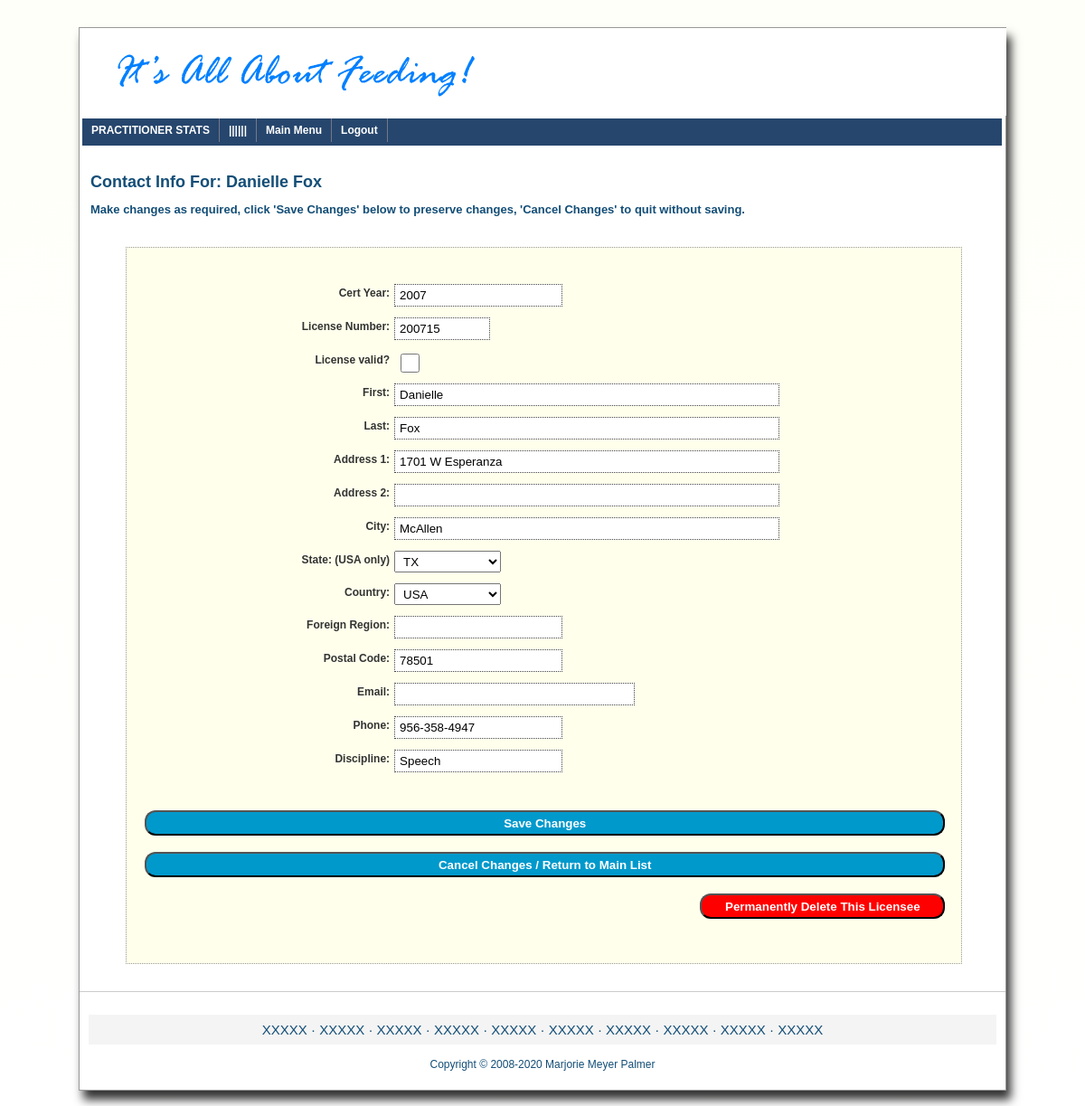
Screenshot of /support/index_app_licensees_edit.php?mid=536 (signed in) with the database file from the repository.
### tables this page shows
CREATE TABLE `apps_practitioners` (
  `id` int(10) NOT NULL,
  `cert_year` int(4) DEFAULT NULL,
  `cert_num` varchar(10) DEFAULT NULL,
  `lname` varchar(50) DEFAULT NULL,
  `fname` varchar(50) DEFAULT NULL,
  `addr1` varchar(100) DEFAULT NULL,
  `addr2` varchar(100) DEFAULT NULL,
  `city` varchar(100) DEFAULT NULL,
  `region_state` varchar(100) DEFAULT NULL,
  `country` varchar(100) DEFAULT NULL,
  `postal` varchar(100) DEFAULT NULL,
  `discipline` varchar(255) DEFAULT NULL,
  `phone` varchar(50) DEFAULT NULL,
  `email` varchar(100) DEFAULT NULL,
  `license` tinyint(1) DEFAULT NULL
);

### support/index_app_licensees_edit.php (the view, shortened to what this page needs)
<?php
include_once "_inc/_always.php";
include_once "_nav/nav_app_licensees_3.php";
$pageTitle    = "Contact Info For: ";
$pageSubTitle = "Make changes as required, click 'Save Changes' below to preserve changes, 'Cancel Changes' to quit without saving.";
$errorMsg     = array();
$showForm     = true;
$cert_num     = (isset($_POST["cert_num"])     && !empty($_POST["cert_num"]))     ? $_POST["cert_num"]     : "";
$cert_year    = (isset($_POST["cert_year"])    && !empty($_POST["cert_year"]))    ? $_POST["cert_year"]    : "";
$lname        = (isset($_POST["lname"])        && !empty($_POST["lname"]))        ? $_POST["lname"]        : "";
$fname        = (isset($_POST["fname"])        && !empty($_POST["fname"]))        ? $_POST["fname"]        : "";
$addr1        = (isset($_POST["addr1"])        && !empty($_POST["addr1"]))        ? $_POST["addr1"]        : "";
$addr2        = (isset($_POST["addr2"])        && !empty($_POST["addr2"]))        ? $_POST["addr2"]        : "";
$city         = (isset($_POST["city"])         && !empty($_POST["city"]))         ? $_POST["city"]         : "";
$state        = (isset($_POST["state "])       && !empty($_POST["state "]))       ? $_POST["state"]        : "";
$country      = (isset($_POST["country"])      && !empty($_POST["country"]))      ? $_POST["country"]      : "";
$region       = (isset($_POST["region "])      && !empty($_POST["region "]))      ? $_POST["region "]      : "";
$postal       = (isset($_POST["postal"])       && !empty($_POST["postal"]))       ? $_POST["postal"]       : "";
$discipline   = (isset($_POST["discipline"])   && !empty($_POST["discipline"]))   ? $_POST["discipline"]   : "";
$email        = (isset($_POST["email"])        && !empty($_POST["email"]))        ? $_POST["email"]        : "";
$phone        = (isset($_POST["phone"])        && !empty($_POST["phone"]))        ? $_POST["phone"]        : "";
$license      = (isset($_POST["license"])      && !empty($_POST["license"]))      ? $_POST["license"]      : 1;
if(isset($_REQUEST['mid'])) {
  $mid = $_REQUEST['mid'];
}
if($link = db_connect_site()) {
   if($result = mysqli_query($link,"SELECT * FROM $practitionersTBL WHERE id = $mid LIMIT 1")) {
      if (mysqli_num_rows($result) == 0) {
	     $errorMsg['dbf_empty1'] = "Database empty";
	  } else {
		  if(!isset($_REQUEST['ok']) || $_REQUEST['ok'] <> 1) {
             $row = mysqli_fetch_assoc($result);
			 $cert_num = $mnm = $row['cert_num'];
			 $cert_year       = $row['cert_year'];
			 $discipline      = $row['discipline'];
			 $fname           = $row['fname'];
			 $lname           = $row['lname'];
			 $addr1           = $row['addr1'];
			 $addr2           = $row['addr2'];
			 $city            = $row['city'];
			 $country         = $row['country'];
			 $state           = ($row['country'] == "USA") ? $row['region_state'] : '';
			 $region          = ($row['country'] <> "USA") ? $row['region_state'] : '';
			 $postal          = $row['postal'];
			 $email           = $row['email'];
			 $phone           = $row['phone'];
			 $license         = $row['license'];
			 $licChk = ($row['license'] == '1') ? "checked='checked'" : "";
		 }
	  }
   }
}
?>
<!DOCTYPE html>
<html>
<head>
<link href="_css/css_cms.css" rel="stylesheet" type="text/css">
<link href="_css/css_forms_cms.css" rel="stylesheet" type="text/css">
<link href="_css/css_nav_top.css" rel="stylesheet" type="text/css">
<?php
echo $jq_ui . "\n";
?>
</head>
<body>
<div id="playground">
  <div id='header'><?php showBigLogo(); ?></div>
  <div id='nav_box'>
     <div id='slidemenu' class='jqueryslidemenu'><?php showTopNav($topNav) ?></div>
  </div>
    <div id='content'>
       <?php
	   if(isset($pageTitle) && $pageTitle > '') {
          echo "<div class='pageTitle'>" . $pageTitle . " " . $fname . " " . $lname . "</div>\n";
	   }
       if(isset($pageSubTitle) && $pageSubTitle > '') {
          echo "<div class='pageSubTitle'>" . $pageSubTitle . "</div>\n";
	   }
	   if($showForm) {
		 echo str_repeat("<br>",2);
	   ?>
        <form id="form_members" action='<?php echo "{$_SERVER['PHP_SELF']}"?>' method="POST" accept-charset="utf-8" novalidate />
           <label for='cert_year'>Cert Year:</label>
           <input name="cert_year" type="text" value="<?php echo $cert_year ?>" size="20" maxlength="4">
           <label for='cert_num'>License Number:</label>
           <input name="cert_num" type="text" value="<?php echo $cert_num ?>" size="10" maxlength="10">
           <label for="license">License valid?</label>
           <input style='width:3%;' name='license' type='checkbox' value='<?php echo $license ?>' <?php echo $licChk ?> size='10' maxlength='5'>
           <label for='fname'>First:</label>
           <input name="fname" type="text" value="<?php echo $fname ?>" size="50" maxlength="50">
           <label for='lname'>Last:</label>
           <input name="lname" type="text" value="<?php echo $lname ?>" size="50" maxlength="50">
           <label for='addr1'>Address 1:</label>
           <input name="addr1" type="text" value="<?php echo $addr1 ?>" size="50" maxlength="100">
           <label for='addr2'>Address 2:</label>
           <input name="addr2" type="text" value="<?php echo $addr2 ?>" size="50" maxlength="100">
           <label for='city'>City:</label>
           <input name="city" type="text" value="<?php echo $city ?>" size="50" maxlength="50"><br>
           <label for='state'>State: (USA only)</label>
           <select name="state">
              <option value="<?php echo $state;?>"><?php echo $state;?></option>
           </select>
           <label for='country'>Country:</label>
           <select name="country">
             <option value="<?php echo $country;?>" SELECTED><?php echo $country;?></option>
            </select>
            <label for='region'>Foreign Region:</label>
            <input name="region" type="text" value="<?php echo $region ?>" size="20" maxlength="50">
            <label for='postal'>Postal Code:</label>
            <input name="postal" type="text" value="<?php echo $postal ?>" size="20" maxlength="15">
            <label for='email'>Email:</label>
            <input name="email" type="text" value="<?php echo $email ?>" size="30" maxlength="100">
            <label for='phone'>Phone:</label>
            <input name="phone" type="text" value="<?php echo $phone ?>" size="20" maxlength="20">
            <label for='discipline'>Discipline:</label>
            <input name="discipline" type="text" value="<?php echo $discipline ?>" size="20" maxlength="255">
            <div class='spacer_30'></div>
            <button type="submit" name="submit" value="submit">Save Changes</button><br>
            <button type="submit" name="cancel" value="submit">Cancel Changes / Return to Main List</button><br>
            <button type="submit" name="nuke" class="red_button" value="submit">Permanently Delete This Licensee</button><br>
            <div class='spacer_12'></div>
      <?php } ?>
    </div>
  <div id="footer">
  </div>
</div>
</body>
</html>

### support/_css/css_cms.css (style rules this page uses)
html, body, div, span, applet, object, iframe, h1, h2, h3, h4, h5, h6, p, blockquote, pre, a, abbr, acronym, address, big, cite, code, del, dfn, em, img, ins, kbd, q, s, samp, small, strike, strong, sub, sup, tt, var, b, u, i, center, dl, dt, dd, ol, ul, li, fieldset, form, label, legend, table, caption, tbody, tfoot, thead, tr, th, td, article, aside, canvas, details, embed, figure, figcaption, footer, header, hgroup, menu, nav, output, ruby, section, summary, time, mark, audio, video { margin:0; padding:0; border:0; font-size:100%; font:inherit; vertical-align:baseline; }
body { line-height:1; }
body { width:100% margin:0 auto; padding:0; font: 62.5% Arial, Helvetica, sans-serif; background: #FFFBFB; background: -webkit-gradient(linear, left top, left bottom, from(#FFFFF9), to(#FFFFFF)); background: -moz-linear-gradient(top, #FFFFF9, #FFFFFF); }
#playground { width:80%; max-width:1024px; min-width:1024px; margin:30px auto; background-color:#FFFFFF; border:1px solid #999; -moz-box-shadow: 5px 10px 10px #333333; -webkit-box-shadow: 5px 10px 10px #333333; box-shadow: 5px 10px 10px #333333; }
#header { width:99.9%; height:95px; margin:0; padding:0; border:1px solid #FFFFFF; background: #FFFFFF; }
#content { clear:both; width:98%; margin:30px 12px; padding:0; }
#content .pageTitle { clear:both; font-size: 1.8em; font-weight:bold; color:#134E77; margin-bottom:12px; }
#content .pageSubTitle { font-size:1.3em; font-weight:bold; color:#134E77; margin-bottom:12px; }
#footer { clear:both; margin:10px 0; padding: 10px; border-top: 1px solid #CCCCCC; text-align:center; font-family:"Trebuchet MS", "Helvetica", "Arial", "Verdana", "sans-serif"; }
.spacer_12 { clear:both; height:12px; }
.spacer_30 { clear:both; height:30px; }

### support/_css/css_forms_cms.css (style rules this page uses)
#form_members { width:90%; margin-right:auto; margin-left:auto; padding:40px 0px 25px 20px; border:1px dotted #999; font:1.2em Verdana, Geneva, sans-serif; background-color:#FFFFEC; color:#333; }
#form_members label { font-weight:bold; float:left; clear:both; width:30%; margin-right:5px; height:21px; padding-top:3px; margin-bottom:12px; text-align:right; }
#form_members input { float:left; clear:right; margin-bottom:12px; padding-left:5px; height:21px; border:1px dotted #444; }
#form_members select { float:left; width:13%; height:24px; margin-bottom:12px; padding-left:5px; }
#form_members button { height:28px; width:98%; background-color:#0099CC; margin-bottom:18px; -webkit-border-radius: 12px; -moz-border-radius: 12px; border-radius: 12px; color:#FFF; font-weight:bold; cursor:pointer; }
#form_members .red_button { position:relative; left:68%; height:28px; width:30%; background-color:#FF0000; margin-bottom:12px; -webkit-border-radius: 12px; -moz-border-radius: 12px; border-radius: 12px; color:#FFF; font-weight:bold; cursor:pointer; }

### support/_css/css_nav_top.css (style rules this page uses)
#nav_box { width:99.3%; height:30px; margin:3px; background:#26466D; }
.jqueryslidemenu { font: 1.2em Verdana, Geneva, sans-serif; font-weight:bold; background:#26466D; width: 100%; }

### rows the page displays
apps_practitioners: fname "Danielle", lname "Fox", cert_year "2007", cert_num "200715", addr1 "1701 W Esperanza", city "McAllen", state "TX", country "USA", postal "78501", phone "956-358-4947", discipline "Speech"

### other values shown
$pageTitle "Contact Info For:"
$pageSubTitle "Make changes as required, click 'Save Changes' below to preserve changes, 'Cancel Changes' to quit without saving."
